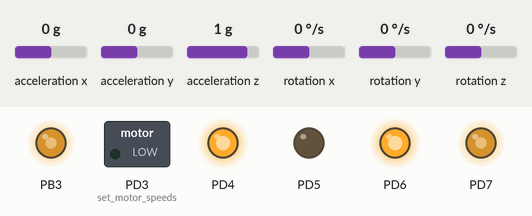
Recording of a program running on a simulated ATmega32, built with avr-gcc and emulated at 16 MHz. Shown: switched loads named in the program (green lamp = pin HIGH), output pins drawn as LEDs (lit = HIGH). Wiring (inferred from the names in the program): MPU-6050 motion sensor at I2C address 0x68. The inputs (shaded band) are chosen by the test bench; at power-on: acceleration y 0 g, rotation x 0 °/s, acceleration z 1 g, acceleration x 0 g, rotation y 0 °/s, rotation z 0 °/s.

Above: at 1.2 s.
1.3 s: acceleration y set to 0.8 g
At 2.8 s:
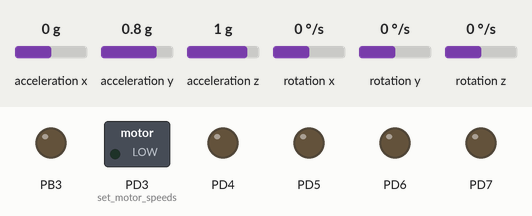
3.1 s: rotation x set to -192 °/s
At 3.46 s:
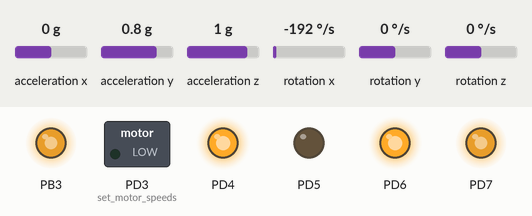
5.0 s: acceleration z set to 0 g
At 6.6 s:
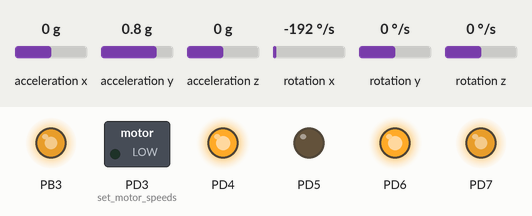
7.7 s: rotation x set to 100 °/s
At 7.72 s:
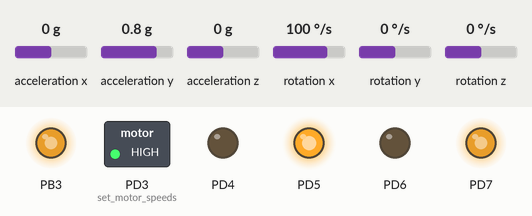
Timing chart, 0 to 10.2 s (numbered marks = the images above; inputs shaded):
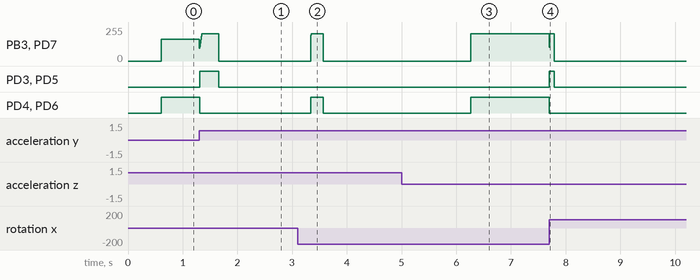

Measured:
- after the input at 1.3 s, PB3, PD7: 162/255 → 204/255 at once, → 0/255 0.36 s later; PD3 (set_motor_speeds), PD5: LOW → HIGH at once, → LOW 0.35 s later; PD4, PD6: HIGH → LOW at once
- after the input at 3.1 s, PB3, PD7: 0/255 → 204/255 after 0.24 s, → 0/255 0.23 s later; PD4, PD6: LOW → HIGH after 0.24 s, → LOW 0.23 s later
- after the input at 5.0 s, PB3, PD7: 0/255 → 204/255 after 1.3 s; PD4, PD6: LOW → HIGH after 1.3 s
- after the input at 7.7 s, PB3, PD7: 204/255 → 0/255 after 0.09 s; PD3 (set_motor_speeds), PD5: LOW → HIGH at once, → LOW 0.09 s later; PD4, PD6: HIGH → LOW at once

The program:

main.c
```c
/* =============================================================
 *  SELF-BALANCING ROBOT   ATmega32 @ 16 MHz EXTERNAL CRYSTAL
 *  PID + Complementary Filter + MPU6050 + Dual H-Bridge Motors
 *  Corrected version
 * =============================================================
 *  Fuse bits required for this code:
 *    External crystal oscillator, 16MHz, startup time max recommended
 *    CKSEL = 1111, SUT = 10  (typical full-swing/low-power xtal, 16K CK + 64ms)
 * ============================================================= */

#define F_CPU 16000000UL
#include <avr/io.h>
#include <avr/interrupt.h>
#include <util/delay.h>
#include <math.h>
#include <stdbool.h>
#include <stdlib.h>

#ifndef M_PI
#define M_PI 3.14159265358979323846f
#endif

#define MIN_ABS_SPEED      110
#define MPU6050_ADDR       0xD0      // 0x68 << 1
#define I2C_TIMEOUT_COUNT  1500

// Set to true if the robot drives forward when it should drive backward
#define INVERT_MOTOR_DIRECTION true // previously false

// ==================== PID ENGINE PARAMETERS ====================
const float Kp = 82.0f;//80
const float Kd = 01.1f;//1
const float Ki = 0.000001f;

const float originalSetpoint = 182.70f;// 181.20f
float setpoint = 182.00f;   // must be a literal: AVR-GCC requires constant global initializers
float input, output;
float integral = 0.0f, lastInput = 0.0f;

volatile bool loop_trigger = false;
bool isFallen     = false;
bool hardwareError = false;

const float motorSpeedFactorLeft  = 0.80f;
const float motorSpeedFactorRight = 0.80f;

// ==================== FILTER VARIABLES ====================
float pitch = 0.0f;
const float dt    = 0.01f;   // exact 10ms step (Timer1 CTC @ 100Hz)
const float alpha = 0.98f;
int32_t gyro_offset_x = 0;

// ==================== OUTPUT CLAMP LIMIT ====================
#define OUT_LIMIT 255.0f

// ==================== TIMER1 HARDWARE TICK ISR ====================
ISR(TIMER1_COMPA_vect) {
    loop_trigger = true;
}

// ==================== PERIPHERAL REGISTER SETUP ====================
void init_peripherals(void) {
    // Motor PWM pins
    DDRB |= (1 << PB3);   // OC0 - Left Motor PWM
    DDRD |= (1 << PD7);   // OC2 - Right Motor PWM
    // H-Bridge direction pins
    DDRD |= (1 << PD3) | (1 << PD4) | (1 << PD5) | (1 << PD6);
    // Make sure motors are stopped at boot, before PWM/timers come alive
    PORTD &= ~((1 << PD3) | (1 << PD4) | (1 << PD5) | (1 << PD6));

    // Timer0 (Left PWM) -> Fast PWM, non-inverting, prescaler 8
    TCCR0 = (1 << WGM00) | (1 << WGM01) | (1 << COM01) | (1 << CS01);
    OCR0 = 0;

    // Timer2 (Right PWM) -> Fast PWM, non-inverting, prescaler 8
    TCCR2 = (1 << WGM20) | (1 << WGM21) | (1 << COM21) | (1 << CS21);
    OCR2 = 0;

    // Timer1 -> CTC mode, prescaler 64, fires every 10ms (100Hz)
    TCCR1A = 0;
    TCCR1B = (1 << WGM12) | (1 << CS11) | (1 << CS10);
    OCR1A  = 2499;                 // (16MHz / (64 * 100Hz)) - 1
    TIMSK |= (1 << OCIE1A);

    // TWI (I2C) Master, 400kHz Fast Mode @ 16MHz
    TWSR = 0x00;                   // prescaler = 1 (must set explicitly, do not assume POR state)
    TWBR = 12;                     // ((16e6/400e3) - 16) / (2*1) = 12
    TWCR = (1 << TWEN);            // enable TWI peripheral
}

// Full software+hardware reset of the TWI peripheral after a bus lockup.
void twi_reinit(void) {
    TWCR = 0;
    _delay_us(50);
    TWSR = 0x00;
    TWBR = 12;
    TWCR = (1 << TWEN);
}

// ==================== ROBUST I2C DRIVER ====================
uint8_t twi_wait(void) {
    uint16_t timeout = I2C_TIMEOUT_COUNT;
    while (!(TWCR & (1 << TWINT))) {
        if (--timeout == 0) {
            hardwareError = true;
            twi_reinit();           // fully restore TWI hardware, not just TWCR=0
            return 0;
        }
    }
    return 1;
}

uint8_t twi_start(void) {
    TWCR = (1 << TWINT) | (1 << TWSTA) | (1 << TWEN);
    return twi_wait();
}

void twi_stop(void) {
    if (TWCR & (1 << TWEN)) {       // only if TWI is actually enabled/alive
        TWCR = (1 << TWINT) | (1 << TWSTO) | (1 << TWEN);
        // Wait for STOP to actually complete (TWSTO clears itself in hardware)
        uint16_t timeout = I2C_TIMEOUT_COUNT;
        while ((TWCR & (1 << TWSTO)) && --timeout) { }
    }
}

uint8_t twi_write(uint8_t data) {
    TWDR = data;
    TWCR = (1 << TWINT) | (1 << TWEN);
    return twi_wait();
}

uint8_t twi_read(uint8_t ack, uint8_t *res) {
    TWCR = (1 << TWINT) | (1 << TWEN) | (ack ? (1 << TWEA) : 0);
    if (!twi_wait()) return 0;
    *res = TWDR;
    return 1;
}

bool mpu_write_reg(uint8_t reg, uint8_t data) {
    if (!twi_start()) return false;
    if (!twi_write(MPU6050_ADDR))  { twi_stop(); return false; }
    if (!twi_write(reg))           { twi_stop(); return false; }
    if (!twi_write(data))          { twi_stop(); return false; }
    twi_stop();
    return true;
}

// ==================== MPU6050 CORE ====================
void init_mpu(void) {
    _delay_ms(150);

    mpu_write_reg(0x6B, 0x00);   // wake MPU6050
    _delay_ms(10);
    mpu_write_reg(0x1A, 0x03);   // DLPF ~42Hz
    _delay_ms(10);
    mpu_write_reg(0x1B, 0x00);   // gyro full range +-250 deg/s
    _delay_ms(10);

    uint8_t h, l;
    long total_gx = 0;
    int successful_samples = 0;

    for (int i = 0; i < 200; i++) {
        if (!twi_start())                          { twi_stop(); continue; }
        if (!twi_write(MPU6050_ADDR))               { twi_stop(); continue; }
        if (!twi_write(0x43))                       { twi_stop(); continue; }

        if (!twi_start())                           { twi_stop(); continue; }
        if (!twi_write(MPU6050_ADDR | 0x01))        { twi_stop(); continue; }

        if (!twi_read(1, &h) || !twi_read(0, &l))   { twi_stop(); continue; }
        twi_stop();

        total_gx += (int16_t)((h << 8) | l);
        successful_samples++;
        _delay_ms(2);
    }

    if (successful_samples > 0) {
        gyro_offset_x = total_gx / successful_samples;
    }
}

void update_pitch(void) {
    uint8_t raw_data[14];

    if (!twi_start())                            { hardwareError = true; return; }
    if (!twi_write(MPU6050_ADDR))   { twi_stop(); hardwareError = true; return; }
    if (!twi_write(0x3B))           { twi_stop(); hardwareError = true; return; }

    if (!twi_start())               { twi_stop(); hardwareError = true; return; }
    if (!twi_write(MPU6050_ADDR | 0x01)) { twi_stop(); hardwareError = true; return; }

    for (uint8_t i = 0; i < 13; i++) {
        if (!twi_read(1, &raw_data[i])) { twi_stop(); hardwareError = true; return; }
    }
    if (!twi_read(0, &raw_data[13])) { twi_stop(); hardwareError = true; return; }
    twi_stop();

    hardwareError = false;

    int16_t ax = (raw_data[0]  << 8) | raw_data[1];
    int16_t ay = (raw_data[2]  << 8) | raw_data[3];
    int16_t az = (raw_data[4]  << 8) | raw_data[5];
    int16_t gx = (raw_data[8]  << 8) | raw_data[9];

    float ax_f = (float)ax;
    float az_f = (float)az;
    float accel_angle = atan2f((float)ay, sqrtf((ax_f * ax_f) + (az_f * az_f))) * 180.0f / (float)M_PI;

    float gyro_rate = (float)(gx - gyro_offset_x) / 131.0f;

    // Complementary filter
    pitch = alpha * (pitch + gyro_rate * dt) + (1.0f - alpha) * accel_angle;
    input = pitch + 180.0f;
}

// ==================== PID ENGINE (fixed anti-windup) ====================
void compute_pid(void) {
    float error = setpoint - input;

    // Derivative on measurement (eliminates derivative kick)
    float dInput = input - lastInput;

    // Compute candidate output using the CURRENT integral (pre-update)
    float p_term = Kp * error;
    float d_term = -(Kd * dInput / dt);

    // Tentatively add this cycle's integral contribution
    float integral_candidate = integral + (Ki * error * dt);
    float unclamped_output = p_term + integral_candidate + d_term;

    // Conditional integration: only let the integral accumulate further
    // if doing so does NOT push the total output past the saturation limit
    // in the same direction it is already saturated. This is the actual
    // fix for PID windup (clamping integral alone is not sufficient).
    if (unclamped_output > OUT_LIMIT) {
        output = OUT_LIMIT;
        if (error < 0.0f) {           // only integrate if it pulls output back down
            integral = integral_candidate;
        }
    } else if (unclamped_output < -OUT_LIMIT) {
        output = -OUT_LIMIT;
        if (error > 0.0f) {           // only integrate if it pulls output back up
            integral = integral_candidate;
        }
    } else {
        output = unclamped_output;
        integral = integral_candidate;
    }

    // Hard safety clamp on the integral term itself (secondary protection)
    if (integral > OUT_LIMIT) integral = OUT_LIMIT;
    else if (integral < -OUT_LIMIT) integral = -OUT_LIMIT;

    lastInput = input;
}

// ==================== MOTOR ACTUATION ====================
void set_motor_speeds(float speed) {
    if (fabsf(speed) < 1.0f || isFallen || hardwareError) {
        PORTD &= ~((1 << PD3) | (1 << PD4) | (1 << PD5) | (1 << PD6));
        OCR0 = 0;
        OCR2 = 0;
        return;
    }

    float abs_speed = fabsf(speed);
    if (abs_speed > 255.0f) abs_speed = 255.0f;

    uint8_t scaled_pwm = MIN_ABS_SPEED + (uint8_t)((abs_speed / 255.0f) * (255 - MIN_ABS_SPEED));

    uint8_t leftPWM  = (uint8_t)(scaled_pwm * motorSpeedFactorLeft);
    uint8_t rightPWM = (uint8_t)(scaled_pwm * motorSpeedFactorRight);

    bool moveForward = (speed > 0);
    if (INVERT_MOTOR_DIRECTION) {
        moveForward = !moveForward;
    }

    if (moveForward) {
        PORTD |= (1 << PD3);  PORTD &= ~(1 << PD4);
        PORTD |= (1 << PD5);  PORTD &= ~(1 << PD6);
    } else {
        PORTD &= ~(1 << PD3); PORTD |= (1 << PD4);
        PORTD &= ~(1 << PD5); PORTD |= (1 << PD6);
    }

    OCR0 = leftPWM;
    OCR2 = rightPWM;
}

// ==================== MAIN LOOP ====================
int main(void) {
    init_peripherals();
    init_mpu();

    update_pitch();
    lastInput = input;     // prime state to avoid boot-up derivative kick

    sei();

    while (1) {
        while (!loop_trigger) { }
        loop_trigger = false;

        update_pitch();

        // Fall-detection safety bounds
        if (input < 160.0f || input > 200.0f) {
            isFallen = true;
        }

        if (isFallen || hardwareError) {
            set_motor_speeds(0.0f);
            integral = 0.0f;          // always bleed off integral while down/faulted
            if (!hardwareError && input > 172.0f && input < 182.0f) {
                isFallen = false;
                lastInput = input;    // re-prime so the next dInput isn't a spike
            }
            continue;
        }

        compute_pid();
        set_motor_speeds(output);
    }
}
```
